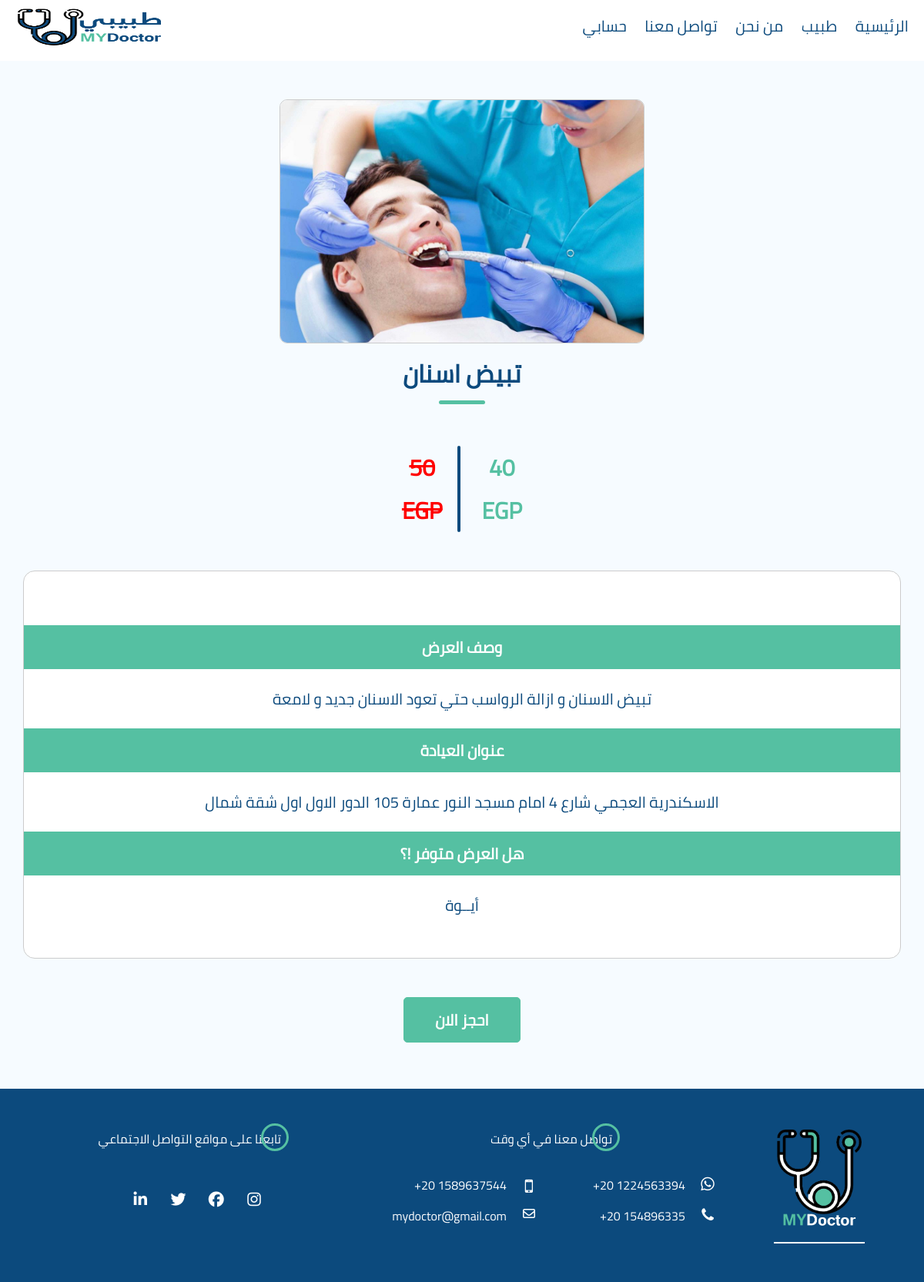
The app's page /order.php?id=1 with its own data.
### tables this page shows
CREATE TABLE `offers` (
  `ID` int(10) NOT NULL,
  `OffName` varchar(200) NOT NULL,
  `OffOPrice` varchar(10) NOT NULL,
  `OffNPrice` varchar(10) NOT NULL,
  `GeoLocation` varchar(100) NOT NULL,
  `OffClinicAddress` text NOT NULL,
  `OffDetails` text NOT NULL,
  `OffAvaliable` varchar(5) NOT NULL,
  `OffImageSrc` text NOT NULL
);

### order.php (the view, shortened to what this page needs)
<?php
require_once "config.php";
$id = $_REQUEST['id'];
$sqlGO = "SELECT * FROM offers WHERE ID = '$id'";
$resultGO = mysqli_query($conn, $sqlGO);
$rowGO = $resultGO->fetch_assoc();
?>
<!DOCTYPE html>
<html lang="en">
<head>
  <link rel="stylesheet" href="css/order.css">
</head>
<body>
  <?php include 'nav.php'; ?>
  <div class="off-cont">
    <div class="head">
      <img src="<?php echo $rowGO['OffImageSrc']; ?>" alt="">
      <h1><?php echo $rowGO['OffName']; ?></h1>
    </div>
    <div class="main">
      <ul class="price">
        <li><?php echo $rowGO['OffOPrice']; ?><br> EGP</li>
        <li><?php echo $rowGO['OffNPrice']; ?><br> EGP</li>
      </ul>
      <div class="details">
        <p class="off-info">
          <span>وصف العرض</span>
          <?php echo $rowGO['OffDetails']; ?>
        </p>
        <p class="clinic">
          <span>عنوان العيادة</span>
          <?php echo $rowGO['OffClinicAddress']; ?>
        </p>
        <p class="off-ava">
          <span>هل العرض متوفر !؟</span>
          <?php
          if ($rowGO['OffAvaliable'] == 'Yes') {
            echo 'أيــوة';
          } else {
            echo 'العرض خلص بس لسة في عروض تانية كتير';
          }
          ?>
        </p>
      </div>
    </div>
    <div class="submit">
      <a href="compelete.php?id=<?php echo $rowGO['ID']; ?>">احجز الان</a>
    </div>
  </div>
  <?php include 'footer.php'; ?>
</body>
</html>

### css/order.css (style rules this page uses)
body { background-color: #f6fbff; font-family: cairo,arial; color: #0c4a7d; }
.off-cont { width: 95%; margin: 50px auto; overflow: hidden; }
.head { height: 400px; text-align: center; overflow: hidden; }
.head img { height: 315px; border: 1px solid #CCC; border-radius: 10px; }
.head h1 { text-align: center; position: relative; }
.head h1:after { content: ""; width: 60px; height: 5px; border-radius: 10px; background-color: #55c0a2; position: absolute; bottom: -10px; left: 50%; transform: translateX(-50%); }
.main { min-height: 300px; overflow: hidden; }
.main .price { list-style: none; margin: 50px auto; width: 250px; text-align: center; }
.main .price li { display: inline-block; font-weight: bold; width: 100px; font-size: 30px; }
.main .price li:first-of-type { color: Red; text-decoration: line-through; position: relative; }
.main .price li:first-of-type::after { content: ""; width: 4px; height: 100%; position: absolute; top: 0; right: 0; background-color: #0c4a7d; border-radius: 30px; }
.main .price li:last-of-type { color: #55c0a2; }
.main .details { background-color: #fff; text-align: center; padding: 50px 0; border-radius: 15px; border: 1px solid #CCC; font-size: 20px; }
.main .details span { display: block; margin: 20px 0; padding: 10px 0; background-color: #55c0a2; font-weight: bold; color: #FFF; }
.submit { margin-top: 50px; }
.submit a { display: block; width: 150px; font-size: 20px; color: #fff; border: 1px solid #55c0a2; background-color: #55c0a2; border-radius: 5px; text-decoration: none; font-weight: bold; margin: 10px auto; transition: all .4s; text-align: center; padding: 10px 0; }

### css/fixed.css (style rules this page uses)
* { padding: 0; margin: 0; }

### records on screen
offers: OffImageSrc (picture), OffName "تبيض اسنان", OffOPrice "50", OffNPrice "40", OffDetails "تبيض الاسنان و ازالة الرواسب حتي تعود الاسنان جديد و لامعة", OffClinicAddress "الاسكندرية العجمي شارع 4 امام مسجد النور عمارة 105 الدور الاول اول شقة شمال"
